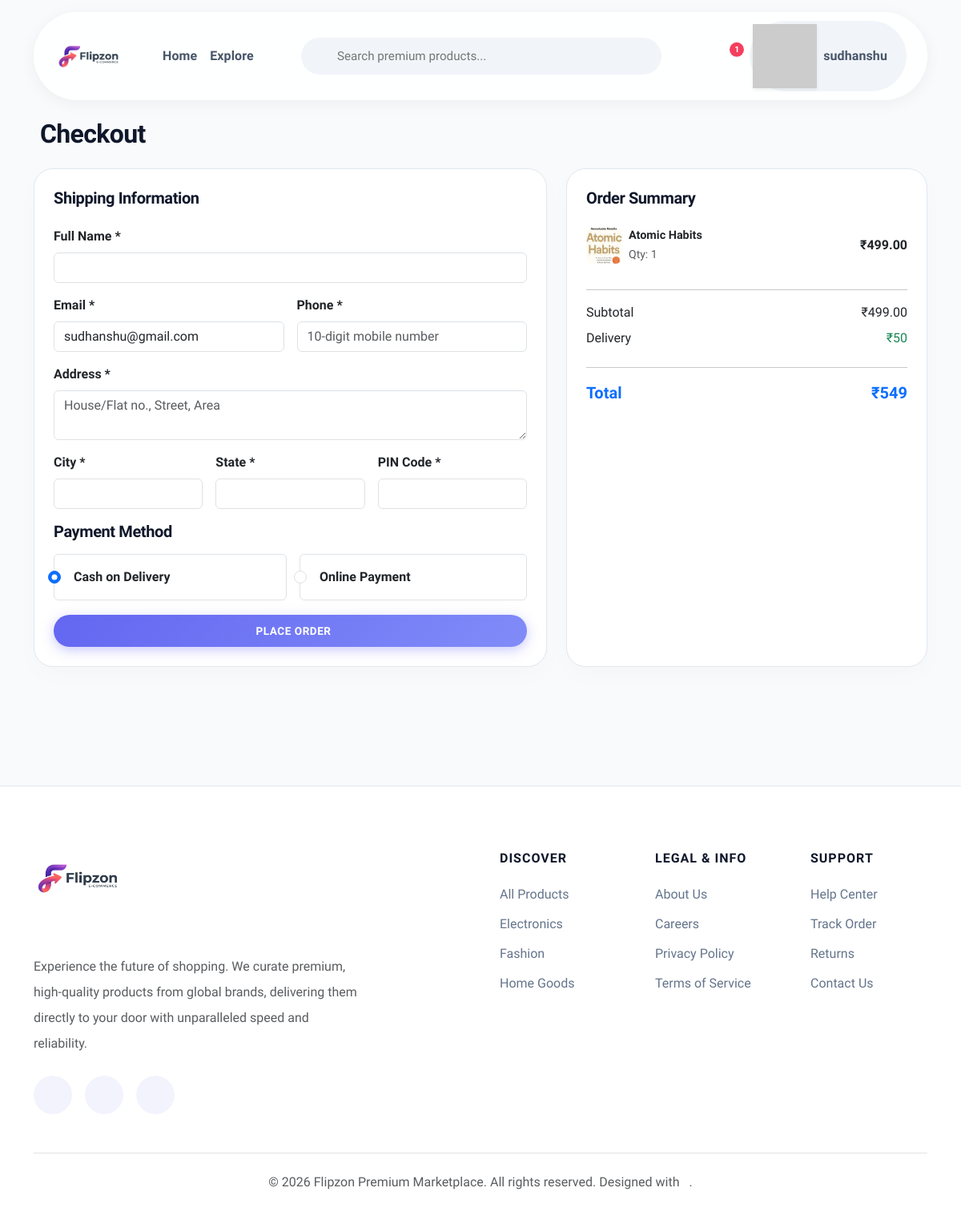
Screenshot of /orders/checkout/ (signed in) with the database file from the repository.
### cart/models.py (models this page shows, shortened)
class CartItem(models.Model):
    cart = models.ForeignKey(Cart, on_delete=models.CASCADE, related_name='items')
    product = models.ForeignKey(Product, on_delete=models.CASCADE)
    quantity = models.PositiveIntegerField(default=1)
    added_at = models.DateTimeField(auto_now_add=True)
    @property
    def total_price(self):
        return self.product.final_price * self.quantity

class Cart(models.Model):
    user = models.OneToOneField(User, on_delete=models.CASCADE, null=True, blank=True)
    session_key = models.CharField(max_length=40, null=True, blank=True)
    created_at = models.DateTimeField(auto_now_add=True)
    updated_at = models.DateTimeField(auto_now=True)
    @property
    def total_price(self):
        return sum(item.total_price for item in self.items.all())
    @property
    def total_items(self):
        return sum(item.quantity for item in self.items.all())

### store/models.py (models this page shows, shortened)
class Product(models.Model):
    category = models.ForeignKey(Category, on_delete=models.CASCADE, related_name='products')
    name = models.CharField(max_length=200)
    slug = models.SlugField(unique=True, blank=True)
    description = models.TextField()
    price = models.DecimalField(max_digits=10, decimal_places=2)
    discount_price = models.DecimalField(max_digits=10, decimal_places=2, blank=True, null=True)
    image = models.ImageField(upload_to='products/')
    stock = models.PositiveIntegerField(default=0)
    available = models.BooleanField(default=True)
    featured = models.BooleanField(default=False)
    created_at = models.DateTimeField(auto_now_add=True)
    updated_at = models.DateTimeField(auto_now=True)
    class Meta:
        ordering = ['-created_at']
    @property
    def final_price(self):
        return self.discount_price if self.discount_price else self.price

### orders/views.py (the view, shortened to what this page needs)
# urls.py: path('checkout/', views.checkout, name='checkout'),
@login_required
def checkout(request):
    cart = get_or_create_cart(request)
    if not cart.items.exists():
        messages.warning(request, 'Your cart is empty.')
        return redirect('cart:detail')
    context = {'cart': cart, 'user': request.user}
    return render(request, 'orders/checkout.html', context)

### cart/context_processors.py (called while the page is built)
def cart_count(request):
    count = 0
    try:
        if request.user.is_authenticated:
            cart = Cart.objects.filter(user=request.user).first()
        else:
            session_key = request.session.session_key
            cart = Cart.objects.filter(session_key=session_key).first() if session_key else None
        if cart:
            count = cart.total_items
    except Exception:
        pass
    return {'cart_count': count}

### cart/views.py (called while the page is built)
def get_or_create_cart(request):
    if request.user.is_authenticated:
        cart, _ = Cart.objects.get_or_create(user=request.user)
    else:
        if not request.session.session_key:
            request.session.create()
        cart, _ = Cart.objects.get_or_create(session_key=request.session.session_key)
    return cart

### templates/orders/checkout.html (shortened to what this page needs)
{% extends 'base.html' %}
{% block content %}
<div class="container py-5">
    <h2 class="fw-bold mb-4">Checkout</h2>
    <div class="row g-4">
        <div class="col-md-7">
            <div class="card p-4">
                <h5 class="fw-bold mb-4">Shipping Information</h5>
                <form method="post">
                    <div class="row g-3">
                        <div class="col-12">
                            <label class="form-label fw-semibold">Full Name *</label>
                            <input type="text" name="full_name" class="form-control" value="{{ user.get_full_name }}" required>
                        </div>
                        <div class="col-md-6">
                            <label class="form-label fw-semibold">Email *</label>
                            <input type="email" name="email" class="form-control" value="{{ user.email }}" required>
                        </div>
                        <div class="col-md-6">
                            <label class="form-label fw-semibold">Phone *</label>
                            <input type="tel" name="phone" class="form-control" placeholder="10-digit mobile number" required>
                        </div>
                        <div class="col-12">
                            <label class="form-label fw-semibold">Address *</label>
                            <textarea name="address" class="form-control" rows="2" placeholder="House/Flat no., Street, Area" required></textarea>
                        </div>
                        <div class="col-md-4">
                            <label class="form-label fw-semibold">City *</label>
                            <input type="text" name="city" class="form-control" required>
                        </div>
                        <div class="col-md-4">
                            <label class="form-label fw-semibold">State *</label>
                            <input type="text" name="state" class="form-control" required>
                        </div>
                        <div class="col-md-4">
                            <label class="form-label fw-semibold">PIN Code *</label>
                            <input type="text" name="pincode" class="form-control" maxlength="6" required>
                        </div>
                        <div class="col-12 mt-3">
                            <h5 class="fw-bold mb-3">Payment Method</h5>
                            <div class="d-flex gap-3">
                                <div class="form-check border rounded p-3 flex-fill" style="cursor:pointer">
                                    <input class="form-check-input" type="radio" name="payment_method" id="cod" value="cod" checked>
                                    <label class="form-check-label fw-semibold" for="cod">
                                        Cash on Delivery
                                    </label>
                                </div>
                                <div class="form-check border rounded p-3 flex-fill" style="cursor:pointer">
                                    <input class="form-check-input" type="radio" name="payment_method" id="online" value="online">
                                    <label class="form-check-label fw-semibold" for="online">
                                        Online Payment
                                    </label>
                                </div>
                            </div>
                        </div>
                        <div class="col-12 mt-3">
                            <button type="submit" class="btn btn-primary btn-lg w-100">
                                Place Order
                            </button>
                        </div>
                    </div>
                </form>
            </div>
        </div>
        <div class="col-md-5">
            <div class="card p-4">
                <h5 class="fw-bold mb-4">Order Summary</h5>
                {% for item in cart.items.all %}
                <div class="d-flex justify-content-between mb-3 align-items-center">
                    <div class="d-flex align-items-center gap-2">
                        {% if item.product.image %}
                        <img src="{{ item.product.image.url }}" style="width:45px;height:45px;object-fit:cover;border-radius:8px" alt="">
                        {% endif %}
                        <div>
                            <div class="fw-semibold" style="font-size:0.9rem">{{ item.product.name }}</div>
                            <small class="text-muted">Qty: {{ item.quantity }}</small>
                        </div>
                    </div>
                    <span class="fw-bold">₹{{ item.total_price }}</span>
                </div>
                {% endfor %}
                <hr>
                <div class="d-flex justify-content-between mb-2">
                    <span>Subtotal</span><span>₹{{ cart.total_price }}</span>
                </div>
                <div class="d-flex justify-content-between mb-2">
                    <span>Delivery</span>
                    <span class="text-success">{% if cart.total_price >= 500 %}FREE{% else %}₹50{% endif %}</span>
                </div>
                <hr>
                <div class="d-flex justify-content-between fw-bold fs-5 text-primary">
                    <span>Total</span>
                    <span>₹{% if cart.total_price >= 500 %}{{ cart.total_price }}{% else %}{{ cart.total_price|add:50 }}{% endif %}</span>
                </div>
            </div>
        </div>
    </div>
</div>
{% endblock %}

### templates/base.html (shortened to what this page needs)
{% load static %}
<!DOCTYPE html>
<html lang="en">
<head>
    <link href="https://cdn.jsdelivr.net/npm/bootstrap@5.3.0/dist/css/bootstrap.min.css" rel="stylesheet">
    <link href="https://unpkg.com/aos@2.3.1/dist/aos.css" rel="stylesheet">
</head>
<body>
    <div class="navbar-wrapper d-none d-md-block">
        <div class="container">
            <nav class="navbar navbar-expand-lg navbar-light navbar-custom">
                <a class="navbar-brand py-0 me-4 d-flex align-items-center" href="{% url 'store:home' %}">
                    <img src="{% static 'images/logo.png' %}" alt="Flipzon" class="brand-logo me-2"
                        onerror="this.src=''; this.alt='Flipzon Logo Missing'; this.style.fontSize='1.4rem'; this.style.fontWeight='800';">
                </a>
                <ul class="navbar-nav me-3">
                    <li class="nav-item"><a class="nav-link" href="{% url 'store:home' %}">Home</a></li>
                    <li class="nav-item"><a class="nav-link" href="{% url 'store:product_list' %}">Explore</a></li>
                </ul>
                <form class="search-container mx-auto" action="{% url 'store:product_list' %}" method="get">
                    <input class="search-input" type="search" name="q" placeholder="Search premium products..."
                        value="{{ request.GET.q }}">
                </form>
                <ul class="navbar-nav ms-auto align-items-center">
                    <li class="nav-item mx-2">
                        <a class="nav-link position-relative px-2" href="{% url 'cart:detail' %}">
                            {% if cart_count > 0 %}
                            <span class="position-absolute top-0 start-100 translate-middle badge rounded-pill badge-cart">{{ cart_count }}</span>
                            {% endif %}
                        </a>
                    </li>
                    {% if user.is_authenticated %}
                    <li class="nav-item dropdown ms-2">
                        <a class="nav-link align-items-center d-flex p-1 pe-3 rounded-pill" style="background:#F1F5F9;"
                            href="#" data-bs-toggle="dropdown">
                            <img src="https://ui-avatars.com/api/?name={{ user.username }}&background=6366F1&color=fff&rounded=true&size=36"
                                class="me-2 shadow-sm" alt="avatar">
                            <span class="fw-bold fs-6">{{ user.username }}</span>
                        </a>
                    </li>
                    {% else %}
                    <li class="nav-item ms-3"><a class="btn btn-outline" href="{% url 'accounts:login' %}">Log In</a>
                    </li>
                    <li class="nav-item ms-2"><a class="btn btn-primary" href="{% url 'accounts:register' %}">Sign
                            Up</a></li>
                    {% endif %}
                </ul>
            </nav>
        </div>
    </div>
    <div class="d-none d-md-block" style="height: 100px;"></div>
    <div class="toast-container position-fixed top-0 end-0 p-3 pt-5 mt-md-0 mt-5">
    </div>
    {% block content %}{% endblock %}
    <footer class="footer">
        <div class="container">
            <div class="row g-5">
                <div class="col-md-5 pe-md-5">
                    <div class="mb-4" style="margin: -35px 0 -15px -15px;">
                        <img src="{% static 'images/logo.png' %}" alt="Flipzon"
                            style="height: 140px; object-fit: contain;"
                            onerror="this.src=''; this.alt='Flipzon Logo Missing'; this.style.fontSize='1.5rem'; this.style.fontWeight='800'; this.style.color='#0F172A';">
                    </div>
                    <p class="mb-4 text-muted fs-6 lh-lg">Experience the future of shopping. We curate premium,
                        high-quality products from global brands, delivering them directly to your door with
                        unparalleled speed and reliability.</p>
                    <div class="d-flex align-items-center gap-3">
                        <a href="#" class="social-link"></a>
                        <a href="#" class="social-link"></a>
                        <a href="#" class="social-link"></a>
                    </div>
                </div>
                <div class="col-6 col-md-2 offset-md-1">
                    <h6>Discover</h6>
                    <a href="{% url 'store:product_list' %}">All Products</a>
                    <a href="{% url 'store:product_list' %}?category=electronics">Electronics</a>
                    <a href="{% url 'store:product_list' %}?category=clothing">Fashion</a>
                    <a href="{% url 'store:product_list' %}?category=home">Home Goods</a>
                </div>
                <div class="col-6 col-md-2">
                    <h6>Legal & Info</h6>
                    <a href="#">About Us</a>
                    <a href="#">Careers</a>
                    <a href="#">Privacy Policy</a>
                    <a href="#">Terms of Service</a>
                </div>
                <div class="col-md-2">
                    <h6>Support</h6>
                    <a href="#">Help Center</a>
                    <a href="#">Track Order</a>
                    <a href="#">Returns</a>
                    <a href="#">Contact Us</a>
                </div>
            </div>
            <div class="mt-5 pt-4 border-top text-center text-muted fw-medium fs-7">
                &copy; 2026 Flipzon Premium Marketplace. All rights reserved. Designed with .
            </div>
        </div>
    </footer>
</body>
</html>

### rows the page displays
CartItem: product.image (picture), product.name "Atomic Habits", quantity "1", total_price "499.00"
Cart: total_price "499.00", total_price|add "549"

### other values shown
{{ cart_count }} "1"
{{ user.username }} "sudhanshu"
